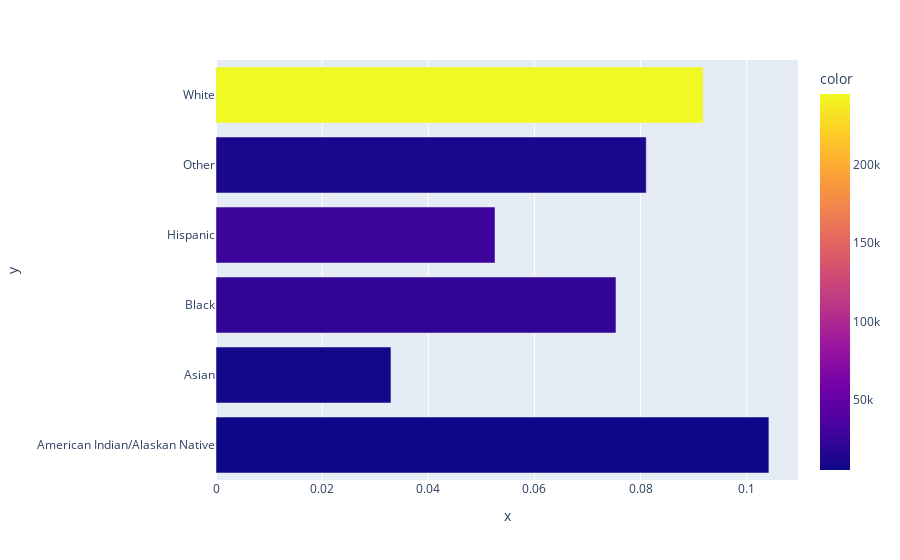

Write notebook code for a chart like this one.
### Code cell
A2=list(data.groupby('Race').groups.keys())
B2=[]
C2=[]
for k in A2:
    x=data.loc[(data['Race']==k),:].loc[data['HeartDisease']=='Yes'].count()['HeartDisease']
    y=data.loc[(data['Race']==k),].count()['HeartDisease']
    B2+=[x/y]
    C2+=[y]
px.bar(x=B2,y=A2,color=C2)

### Figure 1 — Plotly figure (JSON) as saved in the notebook; plotly's stock layout.template omitted (floating-point values rounded to 4 significant figures)
{"data": [{"hovertemplate": "x=%{x}<br>y=%{y}<br>color=%{marker.color}<extra></extra>", "legendgroup": "", "marker": {"color": [5202, 8068, 22939, 27446, 10928, 245212], "coloraxis": "coloraxis", "pattern": {"shape": ""}}, "name": "", "orientation": "h", "showlegend": false, "textposition": "auto", "type": "bar", "x": [0.1042, 0.03297, 0.07537, 0.05258, 0.08108, 0.09179], "xaxis": "x", "y": ["American Indian/Alaskan Native", "Asian", "Black", "Hispanic", "Other", "White"], "yaxis": "y"}], "layout": {"barmode": "relative", "coloraxis": {"colorbar": {"title": {"text": "color"}}, "colorscale": [[0, "#0d0887"], [0.1111, "#46039f"], [0.2222, "#7201a8"], [0.3333, "#9c179e"], [0.4444, "#bd3786"], [0.5556, "#d8576b"], [0.6667, "#ed7953"], [0.7778, "#fb9f3a"], [0.8889, "#fdca26"], [1, "#f0f921"]]}, "legend": {"tracegroupgap": 0}, "margin": {"t": 60}, "xaxis": {"anchor": "y", "domain": [0, 1], "title": {"text": "x"}}, "yaxis": {"anchor": "x", "domain": [0, 1], "title": {"text": "y"}}}}
